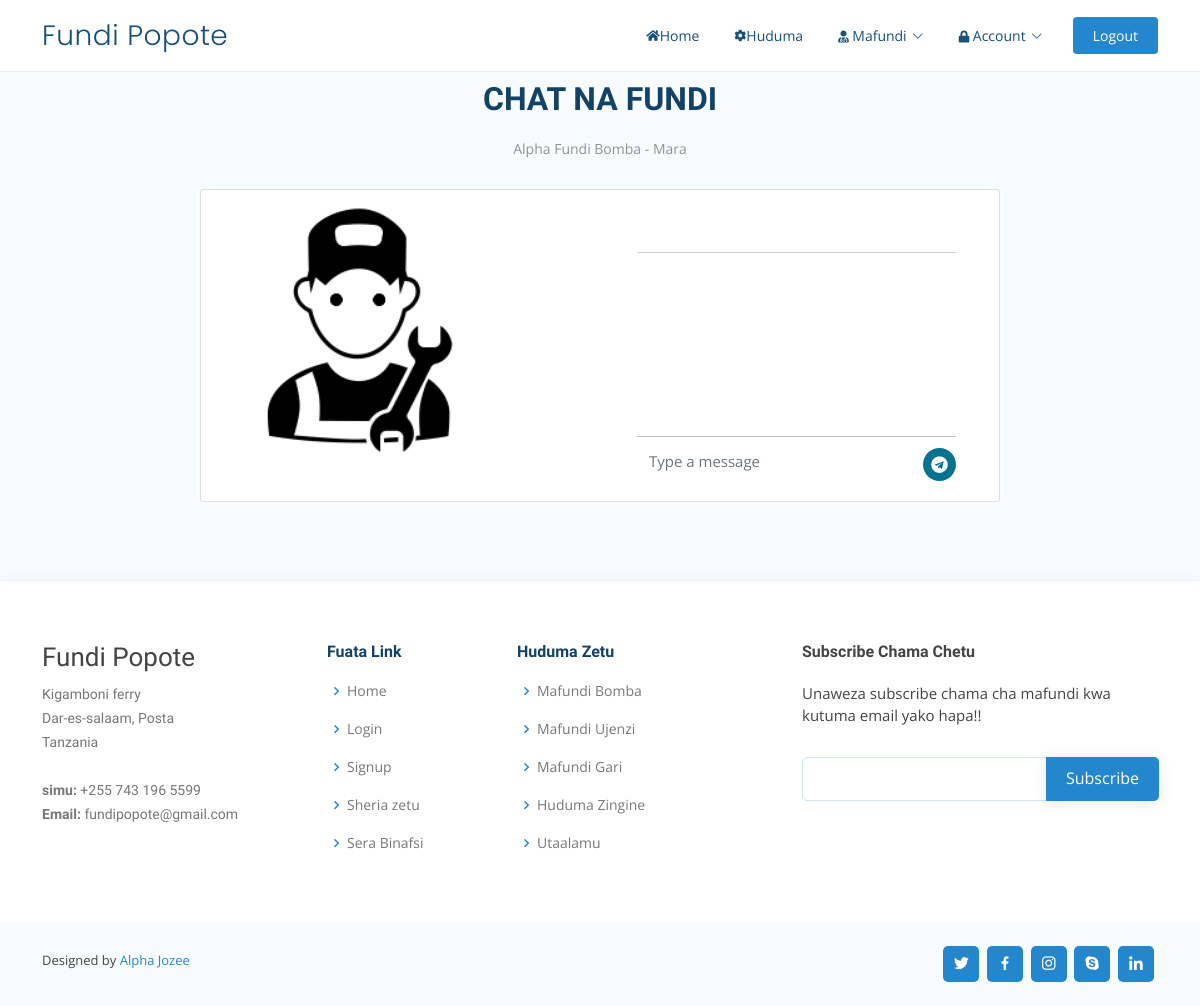
The page /chat.php?id=2 on the database its author committed.
### tables this page shows
CREATE TABLE `member` (
  `id` int(11) NOT NULL,
  `username` varchar(20) NOT NULL,
  `email` varchar(100) NOT NULL,
  `phone` varchar(12) NOT NULL,
  `region` varchar(100) NOT NULL,
  `district` varchar(100) NOT NULL,
  `password` varchar(10) NOT NULL,
  `cartegory` varchar(100) NOT NULL,
  `img` varchar(100) NOT NULL
);

### chat.php (the view, shortened to what this page needs)
<!DOCTYPE html>
<html lang="en">
<head>
    <link href="assets/vendor/aos/aos.css" rel="stylesheet" />
    <link href="assets/vendor/bootstrap/css/bootstrap.css" rel="stylesheet" />
    <link href="assets/vendor/bootstrap/css/bootstrap.min.css" rel="stylesheet" />
    <link href="assets/vendor/bootstrap-icons/bootstrap-icons.css" rel="stylesheet" />
    <link href="assets/vendor/boxicons/css/boxicons.min.css" rel="stylesheet" />
    <link href="assets/vendor/glightbox/css/glightbox.min.css" rel="stylesheet" />
    <link href="assets/vendor/remixicon/remixicon.css" rel="stylesheet" />
    <link href="assets/vendor/swiper/swiper-bundle.min.css" rel="stylesheet" />
    <link href="assets/css/style.css" rel="stylesheet" />
    <link href="assets/css/all.css" rel="stylesheet" />
    <link href="assets/css/chat.css" rel="stylesheet" />
</head>
<body>
    <header id="header" class="fixed-top">
        <div class="container d-flex align-items-center justify-content-between">
            <h2 class="logo"><a href="home.php">Fundi Popote</a></h2>
            <nav id="navbar" class="navbar">
                <ul>
                    <li><a class="nav-link scrollto " href="home.php"><i class="fa fa-home" aria-hidden="true"></i> Home</a></li>
                    <li><a class="nav-link scrollto" href="cartegory.php"><i class="fa fa-cog" aria-hidden="true"></i> Huduma</a></li>
                    <li class="dropdown">
                        <a href="#"><span><i class="fa fa-user-md" aria-hidden="true"></i> Mafundi</span> <i class="bi bi-chevron-down"></i></a>
                    </li>
                     <li class="dropdown">
                        <a href="#"><span><i class="fa fa-lock" aria-hidden="true"></i> Account</span> <i class="bi bi-chevron-down"></i></a>
                    </li>
                    <li>
                        <a class="getstarted scrollto" href="index.php?id=1">Logout</a>
                    </li>
                </ul>
            </nav>
        </div>
    </header>
    <main id="main">
         <?php
            $id = $_GET['id'];
            include('connection.php');
            $sql = "SELECT * FROM member WHERE id ='$id'";
            $check = mysqli_query($conn, $sql);
            while($row = mysqli_fetch_assoc($check)){
        ?>
                <section id="team" class="team section-bg">
                    <div class="container" data-aos="fade-up">
                        <div class="section-title">
                            <h2>Chat na Fundi</h2>
                            <p><?php echo ucwords($row['username']); ?> Fundi <?php echo ucwords($row['cartegory']); ?> - <?php echo ucwords($row['region']); ?></p>
                        </div>
                        <div class="row">
                            <div class="card m-auto" style="max-width: 800px" data-aos="fade-up" data-aos-delay="200">
                                <div class="card-body">
                                    <div class="row">
                                        <div class="col-md-6">
                                            <img src="<?php echo $row['img']?>" style="height: 250px;" class="img-fluid" alt="" />
                                        </div>
                                        <div class="col-md-6">
                                            <div class="mesgs">
                                                <div class="msg_history">
                                            <hr>
                                                <?php
                                                    include "connection.php";
                                                    $user = $_SESSION['username'];
                                                    $recv = $_SESSION['reciver'];
                                                    $sql = "SELECT * FROM chat WHERE sender ='$user' AND reciver ='$recv'";
                                                    $check = mysqli_query($conn, $sql);
                                                    ?>
                                                </div>
                                                <div class="type_msg">
                                                    <div class="input_msg_write">
                                                       <form action="" method="post">
                                                          <input type="text" name="text" class="form-control text-primary" placeholder="Type a message" />
                                                             <button class="msg_send_btn" type="submit" name="chat"><i class="fab fa-telegram" ></i></button>
                                                       </form>
                                                    </div>
                                                </div>
                                            </div>
                                        </div>
                                    </div>
                                </div>
                            </div>
                        </div>
                    </div>
                </section>
        <?php } ?>
    </main>
    <footer id="footer">
        <div class="footer-top">
            <div class="container">
                <div class="row">
                    <div class="col-lg-3 col-md-6 footer-contact">
                        <h3>Fundi Popote</h3>
                        <p>
                            Kigamboni ferry <br /> Dar-es-salaam, Posta<br /> Tanzania <br /><br />
                            <strong>simu:</strong> +255 743 196 5599<br />
                            <strong>Email:</strong> fundipopote@gmail.com<br />
                        </p>
                    </div>
                    <div class="col-lg-2 col-md-6 footer-links">
                        <h4>Fuata Link</h4>
                        <ul>
                            <li>
                                <i class="bx bx-chevron-right"></i> <a href="#">Home</a>
                            </li>
                            <li>
                                <i class="bx bx-chevron-right"></i> <a href="#">Login</a>
                            </li>
                            <li>
                                <i class="bx bx-chevron-right"></i> <a href="#">Signup</a>
                            </li>
                            <li>
                                <i class="bx bx-chevron-right"></i>
                                <a href="#">Sheria zetu</a>
                            </li>
                            <li>
                                <i class="bx bx-chevron-right"></i>
                                <a href="#">Sera Binafsi</a>
                            </li>
                        </ul>
                    </div>
                    <div class="col-lg-3 col-md-6 footer-links">
                        <h4>Huduma Zetu</h4>
                        <ul>
                            <li>
                                <i class="bx bx-chevron-right"></i> <a href="#">Mafundi Bomba</a>
                            </li>
                            <li>
                                <i class="bx bx-chevron-right"></i>
                                <a href="#">Mafundi Ujenzi</a>
                            </li>
                            <li>
                                <i class="bx bx-chevron-right"></i>
                                <a href="#">Mafundi Gari</a>
                            </li>
                            <li>
                                <i class="bx bx-chevron-right"></i> <a href="#">Huduma Zingine</a>
                            </li>
                            <li>
                                <i class="bx bx-chevron-right"></i>
                                <a href="#">Utaalamu</a>
                            </li>
                        </ul>
                    </div>
                    <div class="col-lg-4 col-md-6 footer-newsletter">
                        <h4>Subscribe Chama Chetu</h4>
                        <p>
                            Unaweza subscribe chama cha mafundi kwa kutuma email yako hapa!!
                        </p>
                        <form action="" method="post">
                            <input type="email" name="email" /><input type="submit" value="Subscribe" />
                        </form>
                    </div>
                </div>
            </div>
        </div>
        <div class="container d-md-flex py-4">
            <div class="me-md-auto text-center text-md-start">
                <div class="credits">
                    Designed by <a href="https://alphaxad.000webhostapp.com">Alpha Jozee</a>
                </div>
            </div>
            <div class="social-links text-center text-md-right pt-3 pt-md-0">
                <a href="#" class="twitter"><i class="bx bxl-twitter"></i></a>
                <a href="#" class="facebook"><i class="bx bxl-facebook"></i></a>
                <a href="#" class="instagram"><i class="bx bxl-instagram"></i></a>
                <a href="#" class="google-plus"><i class="bx bxl-skype"></i></a>
                <a href="#" class="linkedin"><i class="bx bxl-linkedin"></i></a>
            </div>
        </div>
    </footer>
</body>
</html>

### assets/css/style.css (style rules this page uses)
body { font-family: "Open Sans", sans-serif; color: #444444; }
a { color: #2487ce; text-decoration: none; }
h1, h2, h3, h4, h5, h6 { font-family: "Raleway", sans-serif; }
#header { transition: all 0.5s; background: #fff; z-index: 997; padding: 15px 0; border-bottom: 1px solid #e6f2fb; }
#header .logo { font-size: 28px; margin: 0; padding: 0; line-height: 1; font-weight: 300; letter-spacing: 0.5px; font-family: "Poppins", sans-serif; }
#header .logo a { color: #16507b; }
.navbar { padding: 0; }
.navbar ul { margin: 0; padding: 0; display: flex; list-style: none; align-items: center; }
.navbar li { position: relative; }
.navbar a, .navbar a:focus { display: flex; align-items: center; justify-content: space-between; padding: 10px 0 10px 30px; font-size: 14px; color: #16507b; white-space: nowrap; transition: 0.3s; }
.navbar a i, .navbar a:focus i { font-size: 12px; line-height: 0; margin-left: 5px; }
.navbar .getstarted { background: #2487ce; padding: 8px 20px; margin-left: 30px; border-radius: 4px; color: #fff; }
section { padding: 80px 0; overflow: hidden; }
.section-bg { background-color: #f8fbfe; }
.section-title { text-align: center; padding-bottom: 30px; }
.section-title h2 { font-size: 32px; font-weight: bold; text-transform: uppercase; margin-bottom: 20px; padding-bottom: 0; color: #124265; }
.section-title p { margin-bottom: 0; font-size: 14px; color: #919191; }
#footer { color: #444444; font-size: 14px; background: #f8fbfe; box-shadow: 0px 2px 15px rgba(18, 66, 101, 0.08); }
#footer .footer-top { padding: 60px 0 30px 0; background: #fff; }
#footer .footer-top .footer-contact { margin-bottom: 30px; }
#footer .footer-top .footer-contact h3 { font-size: 26px; margin: 0 0 10px 0; padding: 2px 0 2px 0; line-height: 1; font-weight: 300; }
#footer .footer-top .footer-contact p { font-size: 14px; line-height: 24px; margin-bottom: 0; font-family: "Raleway", sans-serif; color: #777777; }
#footer .footer-top h4 { font-size: 16px; font-weight: bold; color: #124265; position: relative; padding-bottom: 12px; }
#footer .footer-top .footer-links { margin-bottom: 30px; }
#footer .footer-top .footer-links ul { list-style: none; padding: 0; margin: 0; }
#footer .footer-top .footer-links ul i { padding-right: 2px; color: #2487ce; font-size: 18px; line-height: 1; }
#footer .footer-top .footer-links ul li { padding: 10px 0; display: flex; align-items: center; }
#footer .footer-top .footer-links ul li:first-child { padding-top: 0; }
#footer .footer-top .footer-links ul a { color: #777777; transition: 0.3s; display: inline-block; line-height: 1; }
#footer .footer-newsletter { font-size: 15px; }
#footer .footer-newsletter h4 { font-size: 16px; font-weight: bold; color: #444444; position: relative; padding-bottom: 12px; }
#footer .footer-newsletter form { margin-top: 30px; background: #fff; padding: 6px 10px; position: relative; border-radius: 5px; text-align: left; border: 1px solid #cde5f6; }
#footer .footer-newsletter form input[type="email"] { border: 0; padding: 4px 8px; width: calc(100% - 100px); }
#footer .footer-newsletter form input[type="submit"] { position: absolute; top: -1px; right: -2px; bottom: -1px; border: 0; background: none; font-size: 16px; padding: 0 20px 2px 20px; background: #2487ce; color: #fff; transition: 0.3s; border-radius: 0 5px 5px 0; box-shadow: 0px 2px 15px rgba(0, 0, 0, 0.1); }
#footer .credits { padding-top: 5px; font-size: 13px; color: #444444; }
#footer .social-links a { font-size: 18px; display: inline-block; background: #2487ce; color: #fff; line-height: 1; padding: 8px 0; margin-right: 4px; border-radius: 5px; text-align: center; width: 36px; height: 36px; transition: 0.3s; }

### assets/css/all.css (style rules this page uses)
.fa, .fas, .far, .fal, .fad, .fab { -moz-osx-font-smoothing: grayscale; -webkit-font-smoothing: antialiased; display: inline-block; font-style: normal; font-variant: normal; text-rendering: auto; line-height: 1; }
.fa-telegram:before { content: "\f2c6"; }
.fab { font-family: 'Font Awesome 5 Brands'; font-weight: 400; }

### rows shown on the page
member: username "Alpha", cartegory "Bomba", region "Mara", img (placeholder picture)
